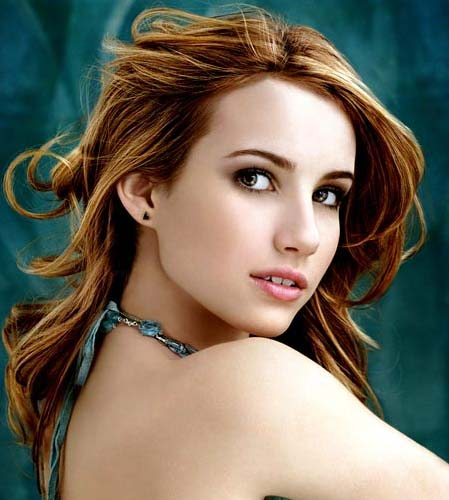
#> input picture Homework/nms.jpg, 449 x 500 px, given in place of the camera
$ jupyter execute --allow-errors Day003_Exercise_Vedio_Contrast.ipynb   (shell and % lines are left out)   (text cells are left out)
#> lines starting #> are read from the running program, lines starting #| are printed output that depends on the picture; after the words box and inside, x2 and y2 are one past the last pixel; in counts of white or black regions, pixels touching at a corner belong together
[cell 1]
import cv2
import numpy as np
import matplotlib.pyplot as plt

[cell 2]
img = cv2.imread('./Data/lena.png')

#> (a cell that did not finish here is left out)

#> (a cell that did not finish here is left out)

#> (a cell that did not finish here is left out)

#> (a cell that did not finish here is left out)

#> (a cell that did not finish here is left out)

#> (a cell that did not finish here is left out)

#> (a cell that did not finish here is left out)

#> (a cell that did not finish here is left out)

[cell 11]
plt.figure(figsize=(18,10))
#> (the rest of this cell did not finish here and is left out)

[cell 12]
import cv2
import numpy as np

cap = cv2.VideoCapture(0)
face_cascade = cv2.CascadeClassifier('data/haarcascade_frontalface_alt.xml')

while True:
    ret, img = cap.read()
#> img is the input picture: shape (500, 449, 3); mean B, G, R 91.7, 106.7, 114.2

    img_hist = img.copy()
    for i in range(3):
        img_hist[...,i] = cv2.equalizeHist(img_hist[...,i])
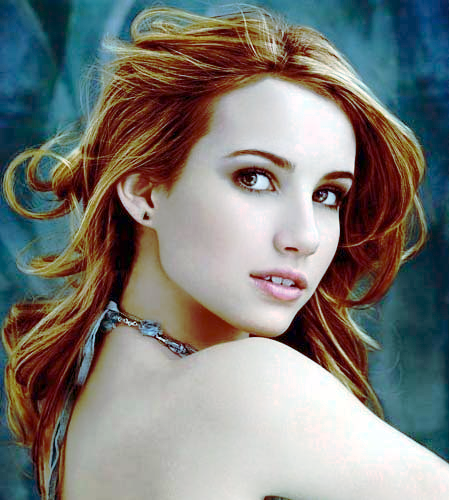
#> img_hist: shape (500, 449, 3); mean B, G, R 119.8, 124.2, 124.3
    gray = cv2.cvtColor(img, cv2.COLOR_RGB2GRAY)
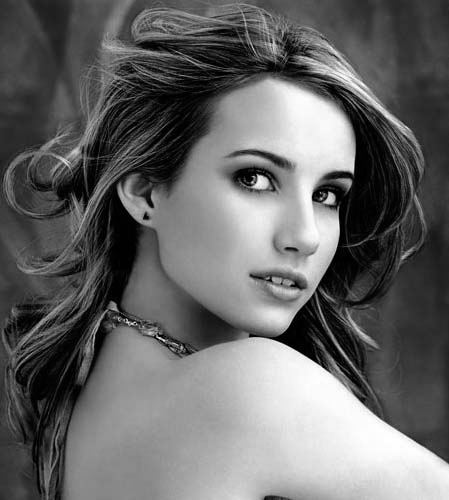
#> gray: shape (500, 449); min 0, max 255, mean 103.1

    faces = face_cascade.detectMultiScale(gray, 1.2, 5)
#> faces = [[194, 110, 200, 200]]

    for (x, y, w, h) in faces:
        cv2.rectangle(img, (x,y), (x+w, y+h), (255,0,0), 2)
        cv2.rectangle(img_hist, (x,y), (x+w, y+h), (255,0,0), 2)
        cv2.rectangle(gray, (x,y), (x+w, y+h), (255,0,0), 2)
#> this loop made 1 pass
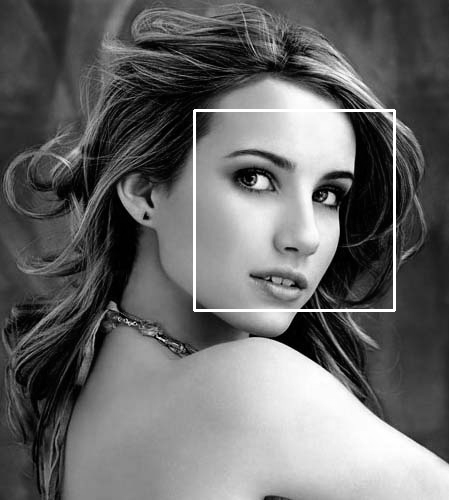
#> gray: shape (500, 449); 1.07% of pixels changed, all inside (x1, y1, x2, y2) = (193, 109, 396, 312)
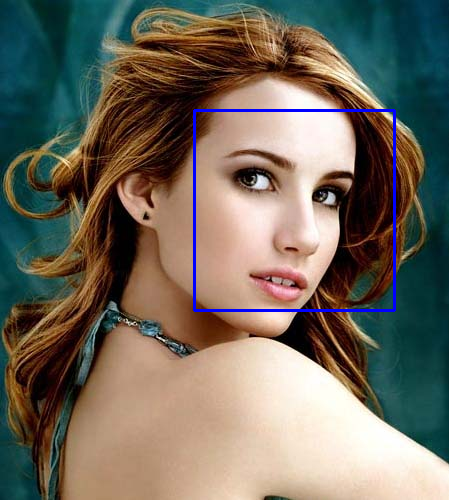
#> img: shape (500, 449, 3); 1.07% of pixels changed, all inside (x1, y1, x2, y2) = (193, 109, 396, 312)
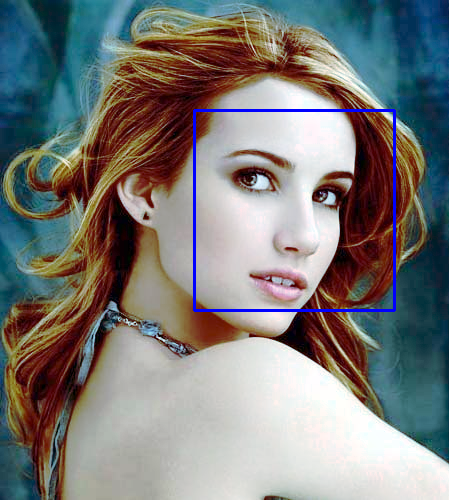
#> img_hist: shape (500, 449, 3); 1.07% of pixels changed, all inside (x1, y1, x2, y2) = (193, 109, 396, 312)
#         roi_gray = gray[y:y+h, x:x+w]
#         roi_color = img_full[y:y+h, x:x+w]

    img_full = np.hstack((img, img_hist))
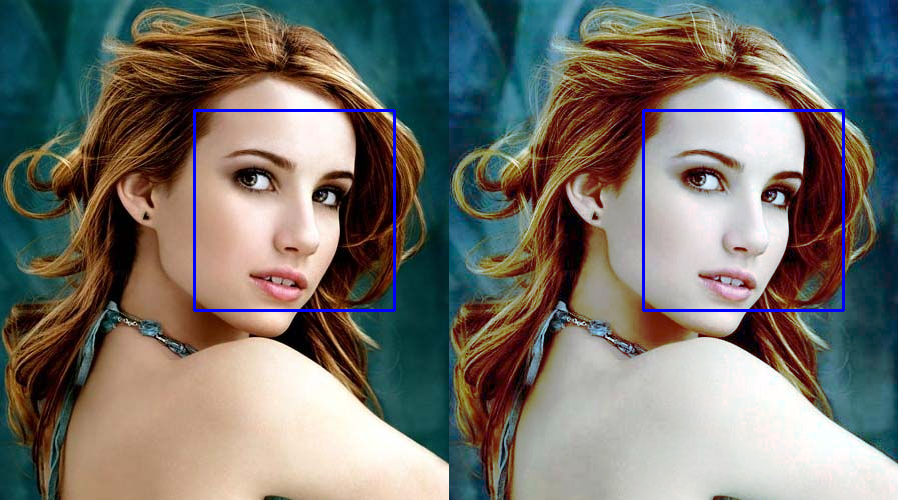
#> img_full: shape (500, 898, 3); mean B, G, R 107.4, 114.2, 117.7
#         eyes = eye_cascade.detectMultiScale(roi_gray)
#         for (ex, ey, ew, eh) in eyes:
#             cv2.rectangle(roi_color, (ex, ey), (ex+ew, ey+eh), (0, 255, 0), 2)


    cv2.namedWindow("Henry is my honey", 0)
    cv2.imshow('Henry is my honey', img_full)
    k = cv2.waitKey(10)
#> (key Esc is pressed here)
    if k == 27:
        cap.release()
        cv2.destroyAllWindows()
        break;

[cell 13]
lookUpTable = np.empty((1,256), np.uint8)
for i in range(256):
    lookUpTable[0,i] = np.clip(pow(i / 255.0, 0.8) * 255.0, 0, 255)
#> (the rest of this cell did not finish here and is left out)
